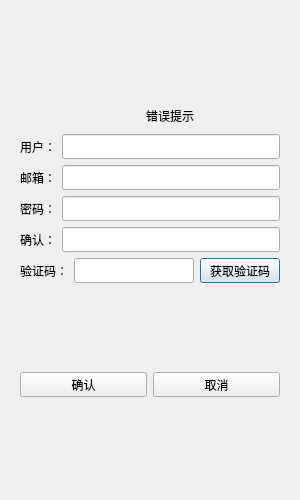
<?xml version="1.0" encoding="UTF-8"?>
<ui version="4.0">
 <class>Register</class>
 <widget class="QDialog" name="Register">
  <property name="geometry">
   <rect>
    <x>0</x>
    <y>0</y>
    <width>300</width>
    <height>500</height>
   </rect>
  </property>
  <property name="minimumSize">
   <size>
    <width>300</width>
    <height>500</height>
   </size>
  </property>
  <property name="maximumSize">
   <size>
    <width>300</width>
    <height>500</height>
   </size>
  </property>
  <property name="windowTitle">
   <string>Dialog</string>
  </property>
  <layout class="QHBoxLayout" name="horizontalLayout">
   <item>
    <layout class="QVBoxLayout" name="verticalLayout">
     <item>
      <widget class="QStackedWidget" name="stackedWidget">
       <property name="currentIndex">
        <number>0</number>
       </property>
       <widget class="QWidget" name="page">
        <layout class="QVBoxLayout" name="verticalLayout_2">
         <item>
          <spacer name="verticalSpacer">
           <property name="orientation">
            <enum>Qt::Vertical</enum>
           </property>
           <property name="sizeHint" stdset="0">
            <size>
             <width>20</width>
             <height>40</height>
            </size>
           </property>
          </spacer>
         </item>
         <item>
          <widget class="QWidget" name="ErrorTipswidget" native="true">
           <property name="enabled">
            <bool>true</bool>
           </property>
           <property name="minimumSize">
            <size>
             <width>300</width>
             <height>25</height>
            </size>
           </property>
           <property name="maximumSize">
            <size>
             <width>300</width>
             <height>25</height>
            </size>
           </property>
           <widget class="QLabel" name="ErrorTipsLabel">
            <property name="geometry">
             <rect>
              <x>0</x>
              <y>0</y>
              <width>300</width>
              <height>25</height>
             </rect>
            </property>
            <property name="minimumSize">
             <size>
              <width>300</width>
              <height>25</height>
             </size>
            </property>
            <property name="maximumSize">
             <size>
              <width>300</width>
              <height>25</height>
             </size>
            </property>
            <property name="text">
             <string>错误提示</string>
            </property>
            <property name="alignment">
             <set>Qt::AlignCenter</set>
            </property>
           </widget>
          </widget>
         </item>
         <item>
          <layout class="QHBoxLayout" name="horizontalLayout_2">
           <item>
            <widget class="QLabel" name="UserLabel">
             <property name="minimumSize">
              <size>
               <width>0</width>
               <height>25</height>
              </size>
             </property>
             <property name="maximumSize">
              <size>
               <width>16777215</width>
               <height>25</height>
              </size>
             </property>
             <property name="text">
              <string>用户：</string>
             </property>
             <property name="textInteractionFlags">
              <set>Qt::NoTextInteraction</set>
             </property>
            </widget>
           </item>
           <item>
            <widget class="QLineEdit" name="UserEdit">
             <property name="minimumSize">
              <size>
               <width>0</width>
               <height>25</height>
              </size>
             </property>
             <property name="maximumSize">
              <size>
               <width>16777215</width>
               <height>25</height>
              </size>
             </property>
            </widget>
           </item>
          </layout>
         </item>
         <item>
          <layout class="QHBoxLayout" name="horizontalLayout_4">
           <item>
            <widget class="QLabel" name="MailLabel">
             <property name="minimumSize">
              <size>
               <width>0</width>
               <height>25</height>
              </size>
             </property>
             <property name="maximumSize">
              <size>
               <width>16777215</width>
               <height>25</height>
              </size>
             </property>
             <property name="text">
              <string>邮箱：</string>
             </property>
            </widget>
           </item>
           <item>
            <widget class="QLineEdit" name="MailEdit">
             <property name="minimumSize">
              <size>
               <width>0</width>
               <height>25</height>
              </size>
             </property>
             <property name="maximumSize">
              <size>
               <width>16777215</width>
               <height>25</height>
              </size>
             </property>
            </widget>
           </item>
          </layout>
         </item>
         <item>
          <layout class="QHBoxLayout" name="horizontalLayout_5">
           <item>
            <widget class="QLabel" name="PasswdLabel">
             <property name="minimumSize">
              <size>
               <width>0</width>
               <height>25</height>
              </size>
             </property>
             <property name="maximumSize">
              <size>
               <width>16777215</width>
               <height>25</height>
              </size>
             </property>
             <property name="text">
              <string>密码：</string>
             </property>
            </widget>
           </item>
           <item>
            <widget class="QLineEdit" name="PasswdEdit">
             <property name="minimumSize">
              <size>
               <width>0</width>
               <height>25</height>
              </size>
             </property>
             <property name="maximumSize">
              <size>
               <width>16777215</width>
               <height>25</height>
              </size>
             </property>
            </widget>
           </item>
          </layout>
         </item>
         <item>
          <layout class="QHBoxLayout" name="horizontalLayout_7">
           <item>
            <widget class="QLabel" name="ConfirmPasswdLabel">
             <property name="minimumSize">
              <size>
               <width>0</width>
               <height>25</height>
              </size>
             </property>
             <property name="maximumSize">
              <size>
               <width>16777215</width>
               <height>25</height>
              </size>
             </property>
             <property name="text">
              <string>确认：</string>
             </property>
            </widget>
           </item>
           <item>
            <widget class="QLineEdit" name="ConfirmPasswdEdit">
             <property name="minimumSize">
              <size>
               <width>0</width>
               <height>25</height>
              </size>
             </property>
             <property name="maximumSize">
              <size>
               <width>16777215</width>
               <height>25</height>
              </size>
             </property>
            </widget>
           </item>
          </layout>
         </item>
         <item>
          <layout class="QHBoxLayout" name="horizontalLayout_8">
           <item>
            <widget class="QLabel" name="Codelabel">
             <property name="minimumSize">
              <size>
               <width>0</width>
               <height>25</height>
              </size>
             </property>
             <property name="maximumSize">
              <size>
               <width>16777215</width>
               <height>25</height>
              </size>
             </property>
             <property name="text">
              <string>验证码：</string>
             </property>
            </widget>
           </item>
           <item>
            <widget class="QLineEdit" name="CodeEdit">
             <property name="minimumSize">
              <size>
               <width>0</width>
               <height>25</height>
              </size>
             </property>
             <property name="maximumSize">
              <size>
               <width>16777215</width>
               <height>25</height>
              </size>
             </property>
            </widget>
           </item>
           <item>
            <widget class="QPushButton" name="GetCodeButton">
             <property name="minimumSize">
              <size>
               <width>0</width>
               <height>25</height>
              </size>
             </property>
             <property name="maximumSize">
              <size>
               <width>16777215</width>
               <height>25</height>
              </size>
             </property>
             <property name="text">
              <string>获取验证码</string>
             </property>
            </widget>
           </item>
          </layout>
         </item>
         <item>
          <spacer name="verticalSpacer_2">
           <property name="orientation">
            <enum>Qt::Vertical</enum>
           </property>
           <property name="sizeHint" stdset="0">
            <size>
             <width>20</width>
             <height>40</height>
            </size>
           </property>
          </spacer>
         </item>
         <item>
          <layout class="QHBoxLayout" name="horizontalLayout_3">
           <item>
            <widget class="QPushButton" name="ConfirmBtn">
             <property name="minimumSize">
              <size>
               <width>0</width>
               <height>25</height>
              </size>
             </property>
             <property name="maximumSize">
              <size>
               <width>16777215</width>
               <height>25</height>
              </size>
             </property>
             <property name="text">
              <string>确认</string>
             </property>
            </widget>
           </item>
           <item>
            <widget class="QPushButton" name="CancelBtn">
             <property name="minimumSize">
              <size>
               <width>0</width>
               <height>25</height>
              </size>
             </property>
             <property name="maximumSize">
              <size>
               <width>16777215</width>
               <height>25</height>
              </size>
             </property>
             <property name="text">
              <string>取消</string>
             </property>
            </widget>
           </item>
          </layout>
         </item>
         <item>
          <spacer name="verticalSpacer_3">
           <property name="orientation">
            <enum>Qt::Vertical</enum>
           </property>
           <property name="sizeHint" stdset="0">
            <size>
             <width>20</width>
             <height>40</height>
            </size>
           </property>
          </spacer>
         </item>
        </layout>
       </widget>
       <widget class="QWidget" name="page_2"/>
      </widget>
     </item>
    </layout>
   </item>
  </layout>
 </widget>
 <resources/>
 <connections/>
</ui>
